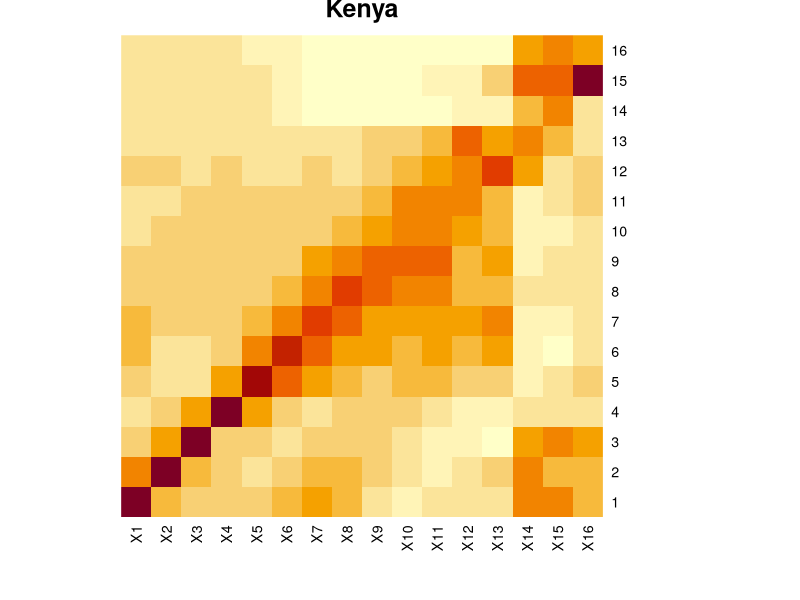
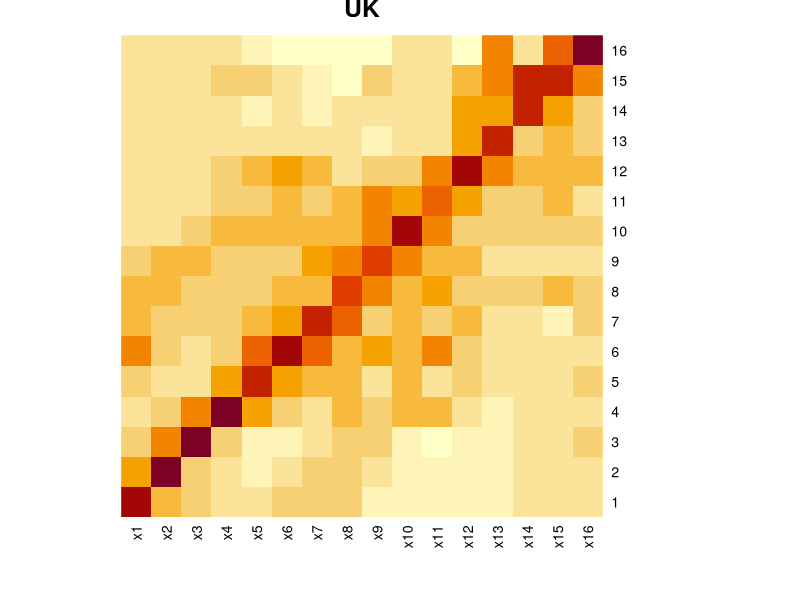

These charts were generated, in order, by the following R code: (Note: this script raises an error after producing the figures.)
## ---- chunk 1
K_kenya = as.matrix(read.csv("data/K_Kenya.csv"))
K_uk = as.matrix(read.csv("data/K_UK.csv"))
## ---- chunk 2
heatmap(K_kenya, Colv = NA, Rowv = NA, scale="column", main="Kenya")
heatmap(K_uk, Colv = NA, Rowv = NA, scale="column", main="UK")
## ---- chunk 3
cat("Row sums of Kenya-specific contact matrix is given by",rowSums(K_kenya),".\n")
cat("Column sums of Kenya-specific contact matrix is given by",colSums(K_kenya),".\n")
cat("Row sums of UK-specific contact matrix is given by",rowSums(K_uk),".\n")
cat("Column sums of UK-specific contact matrix is given by",colSums(K_uk),".\n")
## ---- chunk 4
#
R0_ke <- 1
gam <- 1
tau <- 1

#
## ---- chunk 5
#


#
## ---- chunk 6
sir_age_func = function(t, u, params) {
  S    = as.matrix(u[1:nage])
  I    = as.matrix(u[(nage + 1):(2 * nage)])
  R    = as.matrix(u[(2 * nage + 1):(3 * nage)])
  N    = S + I + R
  
  I[I < 0] = 0
  with(as.list(params), {
    # S, I and R are all vectors of length nage, so will dS, dI, and dR
    dS = -S * (Beta %*% (I / N)) #we use the matrix multiplication operator %*%
    dI = -dS - gam * I
    dR = gam * I
    out = list(c(dS, dI, dR)) # the output needs to be in the same order as the input compartments
  })
}
## ---- chunk 7
N = read.csv("data/Nairobi_age_distribution.csv")[,2]
nage = length(N) # number of age groups
## ---- chunk 8
I_0 = rep(0, nage)
I_0[7] = 1  # One infected in 7th age class (30 to 35 years old)
S_0 = N - I_0
R_0 = rep(0, nage)
## ---- chunk 9
require("deSolve")
Beta = tau * K_kenya
params = c(gam = gam, Beta = Beta)
init = c(S = S_0, I = I_0, R = R_0)
times = seq(0, 150, 1)
results = as.data.frame(ode(
  y = init,
  times = times,
  func = sir_age_func,
  parms = params
))
## ---- chunk 10
S_cols = seq(2, nage+1)
I_cols = seq(nage+2, 2*nage+1)
R_cols = seq(2*nage+2, 3*nage+1)
## ---- chunk 11
#


#
## ---- chunk 12
prev_u20 = results[, I_cols[1:4]]  # infecteds in the first four age classes
plot(times, prev_u20[,1]/N[1],type="l",ylim = c(0, max(prev_u20)/min(N[1:4])))
for (i in 2:4){
  lines(times, prev_u20[,i]/N[i])
  }
## ---- chunk 13
#


#
## ---- chunk 14
#


#
## ---- chunk 15
K_kenya_sc = as.matrix(read.csv("data/K_Kenya_sc.csv"))
K_uk_sc = as.matrix(read.csv("data/K_UK_sc.csv"))
## ---- chunk 16
#


#
## ---- chunk 17
K_kenya_npi = K_kenya - K_kenya_sc
## ---- chunk 18
#


#
## ---- chunk 19
# cat("Critical vaccination threshold under URV is",1-1/R0_ke,".")
# vacc_profile = rep(1/R0_ke, nage)
# ngm_vacc = diag(vacc_profile) %*% ngm
# Re_urv = max(Re(eigen(ngm_vacc)$values))
# cat("Under uniform random vaccination at rate 1-1/R0, Re=",Re_urv)
## ---- chunk 20
total_urv_doses = (1-1/R0_ke) * sum(N)
cat("Total doses required under uniform random vaccination is", total_urv_doses)
## ---- chunk 21
#


#
## ---- chunk 22
#


#
